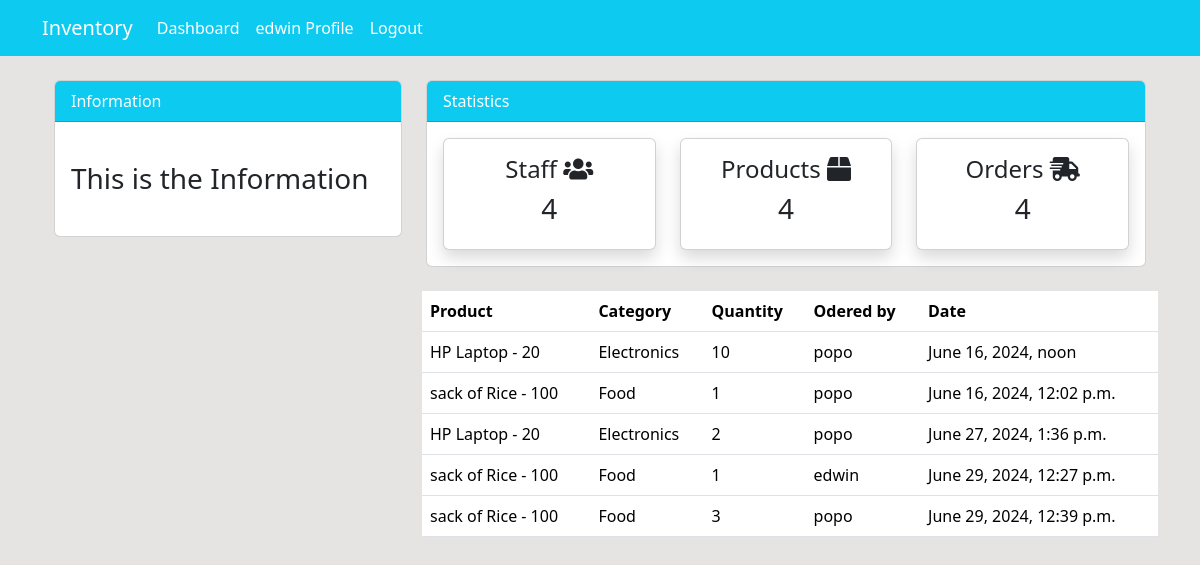
/order/ (signed in), run on the app's committed database.
### dashboard/models.py (models this page shows, shortened)
class Order(models.Model):
    product = models.ForeignKey(Product, on_delete=models.CASCADE, null=True)
    staff = models.ForeignKey(User, on_delete=models.CASCADE, null=True)
    order_quantity = models.PositiveIntegerField(null=True)
    date = models.DateTimeField(auto_now_add=True)
    class Meta:
        verbose_name_plural = 'Order'

class Product(models.Model):
    name = models.CharField(max_length=100, null=True)
    quantity = models.PositiveIntegerField(null=True)
    category = models.CharField(max_length=50, choices=CATEGORY, null=True)
    class Meta:
        verbose_name_plural = 'Product'
    def __str__(self):
        return f'{self.name} - {self.quantity}'

### dashboard/views.py (the view)
# urls.py: path('order/', views.order, name='order'),
@login_required(login_url='user-login')
def order(request):
    orders = Order.objects.all()
    context = {
        'orders': orders,
    }
    return render(request, 'dashboard/order.html', context)

### templates/dashboard/order.html (shortened to what this page needs)
{% extends "components/base.html" %}
{% block content %}
{% include 'components/topside.html' %}
<div class="row my-4">
    <div class="col-md-4"></div>
    <div class="col-md-8">
        <table class="table bg-white">
            <thead class="bg-info text-white">
                <tr>
                    <th scope="col">Product</th>
                    <th scope="col">Category</th>
                    <th scope="col">Quantity</th>
                    <th scope="col">Odered by</th>
                    <th scope="col">Date</th>
                </tr>
            </thead>
            <tbody>
                {% for order in orders %}
                <tr>
                    <td>{{ order.product }}</td>
                    <td>{{ order.product.category }}</td>
                    <td>{{ order.order_quantity }}</td>
                    <td>{{ order.staff }}</td>
                    <td>{{ order.date }}</td>
                </tr>
                {% endfor %}
            </tbody>
        </table>
    </div>
</div>
{% endblock %}

### templates/components/nav.html (shortened to what this page needs)
<nav class="navbar navbar-expand-lg navbar-info bg-info">
    <div class="container">
        <a class="navbar-brand text-white" href="{% url 'index' %}">Inventory</a>
        <div class="collapse navbar-collapse" id="navbarSupportedContent">
            <ul class="navbar-nav mr-auto">
                <li class="nav-item active">
                    <a class="nav-link text-white" href="{% url 'index' %}">Dashboard </a>
                </li>
            </ul>
            <ul class="navbar-nav ml-auto">
                <li class="nav-item active">
                    <a class="nav-link text-white" href="{% url 'user-profile' %}">{{ user.username }} Profile </a>
                </li>
                <li class="nav-item">
                    <a class="nav-link text-white" href="{% url 'user-logout' %}">Logout</a>
                </li>
            </ul>
        </div>
    </div>
</nav>

### static/style.css (style rules this page uses)
body { background: rgb(230, 227, 227); }

### data on the page
Order: product "HP Laptop - 20", product.category "Electronics", order_quantity "10", staff "popo", date "June 16, 2024, noon"
Order: product "sack of Rice - 100", product.category "Food", order_quantity "1", staff "popo", date "June 16, 2024, 12:02 p.m."
Order: product "HP Laptop - 20", product.category "Electronics", order_quantity "2", staff "popo", date "June 27, 2024, 1:36 p.m."
Order: product "sack of Rice - 100", product.category "Food", order_quantity "1", staff "edwin", date "June 29, 2024, 12:27 p.m."
Order: product "sack of Rice - 100", product.category "Food", order_quantity "3", staff "popo", date "June 29, 2024, 12:39 p.m."

### other printed values
{{ user.username }} "edwin"
